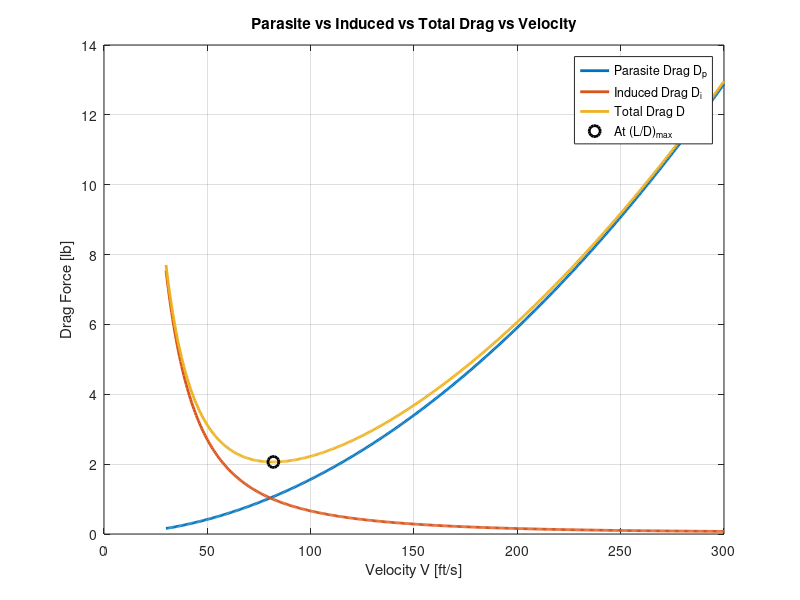
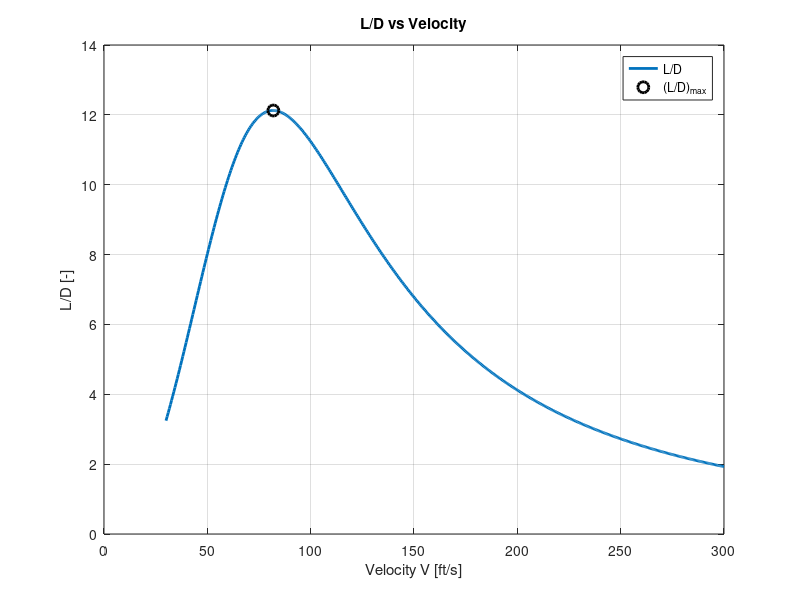

The MATLAB source for these figures, in order: (Note: this script raises an error after producing the figures.)
%% ========================================================================
clear 
clc 
clear all 
% 0) ATMOSPHERE (SEA LEVEL ASSUMPTION)
% ========================================================================
rho = 0.0023769;        % Air density at sea level [slug/ft^3]
mu  = 3.737e-7;         % Dynamic viscosity at sea level [slug/(ft*s)]
a   = 1116.45;          % Speed of sound at sea level [ft/s]

%% ========================================================================
% 1) AIRCRAFT INPUTS (EDIT THESE WHEN DESIGN CHANGES)
% ========================================================================

% -----------------------------
% Weight (used for drag sweep)
% -----------------------------
W   = 25;                     % Aircraft weight [lb] (update as weight estimate changes)

% -----------------------------
% Wing geometry (KNOWN)
% -----------------------------
Arw     = 7.4;                % Wing aspect ratio [-]
bw      = 5.617;              % Wing span [ft]
Sw      = 4.264931025;        % Wing planform area [ft^2]
lambdaw = 0.40;               % Wing taper ratio ct/cr [-]

% -----------------------------
% Horizontal tail geometry (KNOWN)
% -----------------------------
Sth      = 0.5331163781;      % Horizontal tail area [ft^2]
bth      = 1.460296378;       % Horizontal tail span [ft]
lambdath = 0.50;              % Tail taper ratio ct/cr [-]
Art      = 4.0;               % Tail aspect ratio [-] (given/assumed)

% -----------------------------
% Aero assumptions (EDIT AS NEEDED)
% -----------------------------
e        = 0.85;              % Oswald efficiency factor [-] (guess)
cla      = 5.73;              % 2D airfoil lift curve slope [1/rad] (CHECK units)
downwash = 0.25;              % Downwash gradient dε/dα [-]
it       = -1*pi/180;         % Tail incidence angle [rad] (initial guess)
Cmacw    = -0.05;             % Wing Cm about wing AC (approx from airfoil data)
tau      = 0.5;               % Elevator effectiveness τe [-] (guess) (used only if you later trim with δe)

% -----------------------------
% Layout / CG reference positions (from CG build-up)
% -----------------------------
x_wle    = 0.75;              % Wing LE station from nose [ft]
x_cg_str = 1.7147;            % Structural CG station from nose [ft]
x_cg_tot = 1.4103;            % CG with avionics station from nose [ft]
x_cg_0   = 1.5071;            % CG with payload+fuel station from nose [ft]

% -----------------------------
% Fuselage geometry (for drag)
% Given: 8in x 8in x 5ft box
% -----------------------------
L_fuse = 5.0;                 % Fuselage length [ft]
W_fuse = 8/12;                % Fuselage width [ft]
H_fuse = 8/12;                % Fuselage height [ft]

% Estimated fuselage wetted area [ft^2] (rectangular prism):
% Swet_f = 2(LW + LH + WH)
Swet_f = 2*(L_fuse*W_fuse + L_fuse*H_fuse + W_fuse*H_fuse);

% Equivalent "diameter" used in fuselage fineness ratio for Raymer form factor.
% For a square-ish fuselage, using width is a reasonable approximation.
d_fuse = W_fuse;              % [ft]

%% ========================================================================
% 2) PLANFORM GEOMETRY (ROOT, TIP, MAC) - WING + TAIL
% ========================================================================

% ---- Wing chords (trapezoid geometry) ----
Crw = (2*Sw)/(bw*(1 + lambdaw));                 % Wing root chord [ft]
Ctw = lambdaw * Crw;                             % Wing tip chord [ft]
Cw  = (2/3) * Crw * ((1 + lambdaw + lambdaw^2)/(1 + lambdaw));  % Wing MAC [ft]

% ---- Tail chords (trapezoid geometry) ----
Crth = (2*Sth)/(bth*(1 + lambdath));             % Tail root chord [ft]
Ctth = lambdath * Crth;                          % Tail tip chord [ft]
Cth  = (2/3) * Crth * ((1 + lambdath + lambdath^2)/(1 + lambdath)); % Tail MAC [ft]

fprintf("\n==================== GEOMETRY ====================\n");
fprintf("Wing:  Cr=%.4f ft, Ct=%.4f ft, MAC Cw=%.4f ft\n", Crw, Ctw, Cw);
fprintf("Tail:  Cr=%.4f ft, Ct=%.4f ft, MAC Cth=%.4f ft\n", Crth, Ctth, Cth);
fprintf("Fuse:  L=%.2f ft, W=%.3f ft, H=%.3f ft, Swet_f=%.3f ft^2\n", L_fuse, W_fuse, H_fuse, Swet_f);

%% ========================================================================
% 3) 3D LIFT CURVE SLOPES (FINITE WING CORRECTION)
% ========================================================================
% 3D lift slope formula:
% a = a0 / (1 + a0/(pi*e*AR))
aw = cla / (1 + (cla/(pi*e*Arw)));   % Wing 3D lift curve slope [1/rad]
at = cla / (1 + (cla/(pi*e*Art)));   % Tail 3D lift curve slope [1/rad]
%Just fyi effeicny factor is a guess 
fprintf("\n==================== LIFT SLOPES ====================\n");
fprintf("aw (wing 3D) = %.4f 1/rad\n", aw);
fprintf("at (tail 3D) = %.4f 1/rad\n", at);

%% ========================================================================
% 4) LONGITUDINAL REFERENCE LOCATIONS (MEASURED FROM WING LE)
% ========================================================================
% Wing aerodynamic center location (fraction of wing MAC)
hacw = 0.25;                      % Wing AC at 25% MAC (standard subsonic assumption)

% Wing AC from wing LE (dimensional)
x_ac_w_LE = hacw*Cw;              % [ft]

% Tail arm assumption:
% Lh is distance from wing AC to tail AC (design/layout choice)
% Here: assume Lh = 4*Cw (update once layout is finalized)
Lh = 4*Cw;                        % [ft] wing AC -> tail AC

% Tail AC from wing LE (dimensional)
x_ac_t_LE = x_ac_w_LE + Lh;       % [ft]

% Tail AC nondimensional from wing LE
h_ac_t = x_ac_t_LE / Cw;          % [-]

%% ========================================================================
% 5) NEUTRAL POINT (hn) + STATIC MARGIN (SM)
% ========================================================================
% Neutral point for wing + tail:
hn = (hacw + h_ac_t*((Sth/Sw)*(at/aw))*(1-downwash)) / (1 + (Sth/Sw)*(at/aw)*(1-downwash));

% CG locations nondimensional from wing LE:
hcg_str = (x_cg_str - x_wle)/Cw;
hcg_tot = (x_cg_tot - x_wle)/Cw;
hcg_0   = (x_cg_0   - x_wle)/Cw;

% Static margin: SM = hn - hcg (positive = stable)
SM_str = hn - hcg_str;
SM_tot = hn - hcg_tot;
SM_0   = hn - hcg_0;

fprintf("\n==================== STABILITY ====================\n");
fprintf("Neutral point hn = %.4f (fraction of MAC from wing LE)\n", hn);
fprintf("hcg_str = %.4f  --> SM_str = %.4f (%.1f%% MAC)\n", hcg_str, SM_str, 100*SM_str);
fprintf("hcg_tot = %.4f  --> SM_tot = %.4f (%.1f%% MAC)\n", hcg_tot, SM_tot, 100*SM_tot);
fprintf("hcg_0   = %.4f  --> SM_0   = %.4f (%.1f%% MAC)\n", hcg_0,   SM_0,   100*SM_0);

%% ========================================================================
% 6) TAIL ARM lt (CG -> TAIL AC) AND TAIL VOLUME VH
% ========================================================================
% Convert wing/tail AC to nose stations, then compute tail arm lt = x_tac - x_cg.
x_wac = x_wle + x_ac_w_LE;        % Wing AC station from nose [ft]
x_tac = x_wac + Lh;               % Tail AC station from nose [ft]

lt_str = x_tac - x_cg_str;        % Tail arm for structural CG [ft]
lt_tot = x_tac - x_cg_tot;        % Tail arm for avionics CG [ft]
lt_0   = x_tac - x_cg_0;          % Tail arm for payload+fuel CG [ft]

% Tail volume coefficient: VH = (St * lt) / (Sw * Cw)
VH_str = (Sth*lt_str)/(Sw*Cw);
VH_tot = (Sth*lt_tot)/(Sw*Cw);
VH_0   = (Sth*lt_0)  /(Sw*Cw);

fprintf("\n==================== TAIL VOLUME ====================\n");
fprintf("Tail AC station x_tac = %.4f ft\n", x_tac);
fprintf("lt_str = %.4f ft --> VH_str = %.4f\n", lt_str, VH_str);
fprintf("lt_tot = %.4f ft --> VH_tot = %.4f\n", lt_tot, VH_tot);
fprintf("lt_0   = %.4f ft --> VH_0   = %.4f\n", lt_0,   VH_0);

%% ========================================================================
% 7) LONGITUDINAL COEFFICIENTS (ALL OF THEM)
% ========================================================================

% Choose loading case for trim/stability calculations
VH  = VH_tot;        % Tail volume coefficient
hcg = hcg_tot;       % CG location (nondim from wing LE)

% Given/assumed
% downwash = dε/dα (we use 0.25 from Cessna-type data)
% Cmacw = wing Cm about wing AC (airfoil data)
% tau = elevator effectiveness (guess)

% --- Lift coefficients ---
CLalpha   = aw + at*(Sth/Sw)*(1 - downwash);   % dCL/dalpha (aircraft)
CL0       = -at*(Sth/Sw)*it;                   % CL at alpha = 0 (tail incidence)

% --- Moment coefficients (about CG) ---
Cmalpha   = -CLalpha*(hn - hcg);               % dCm/dalpha (stability)
Cm0       = Cmacw + VH*at*it;                  % Cm at alpha = 0

% --- Moment breakdown pieces (functions of alpha; compute later in sweep) ---
 %Cmcgw = Cmacw + aw*alpha*(hcg - hacw);        % wing moment about CG
 %Cmcgt = -(VH*at*(1-downwash))*alpha + at*VH*it; % tail moment about CG
 %Cmcg  = Cmcgw + Cmcgt;                        % total moment about CG

% --- Elevator trim equation (deltae is a function of CL) ---
% deltae = -((Cm0*CLalpha) + (Cmalpha*CL)) ./ ((CLalpha*Cmdeltae) - (Cmalpha*CLdeltae));
% Control derivatives (if/when you use elevator):
CLdeltae = at*(Sth/Sw)*tau;     % dCL/dδe (usually +)
Cmdeltae = -at*VH*tau;          % dCm/dδe (usually -)

% NOTE: To actually compute δe at a flight condition, you must define CL and use:
% deltae = -((Cm0*CLalpha) + (Cmalpha*CL)) / ((CLalpha*Cmdeltae) - (Cmalpha*CLdeltae));

%% ========================================================================
% 8) VELOCITY SWEEP (DRAG + L/D)  [THIS IS THE MAIN PERFORMANCE PART]
% ========================================================================
% We sweep velocity, compute required CL from L=W at each speed, then compute:
%   - Trim alpha and tail alpha_t from your linear model
%   - CDp from Raymer build-up (Re-dependent)
%   - CDi from induced drag using CLw and CLt
%   - Drag forces and L/D

% -----------------------------
% 8.1 Velocity range
% -----------------------------
V = linspace(30, 300, 500);      % [ft/s] (edit as desired)
q = 0.5*rho.*V.^2;               % Dynamic pressure [lb/ft^2]
M = V./a;                        % Mach number [-]

% -----------------------------
% 8.2 Required CL for level flight
% -----------------------------
CL = W ./ (q.*Sw);               % Total aircraft CL required for L=W

% -----------------------------
% 8.3 Solve for alpha, tail AoA, and CLw/CLt (same model you've been using)
% -----------------------------
alpha = CL ./ aw;          % wing-only alpha (rad)
alpha_t = (1 - downwash).*alpha + it;

CLw = aw .* alpha;
CLt = at .* alpha_t;

% -----------------------------
% 8.4 Reynolds numbers (for skin friction)
% -----------------------------
Re_w = rho.*V.*Cw   ./ mu;       % Re based on wing MAC
Re_t = rho.*V.*Cth  ./ mu;       % Re based on tail MAC
Re_f = rho.*V.*L_fuse ./ mu;     % Re based on fuselage length

% -----------------------------
% 8.5 Parasite drag build-up (Raymer style)
% -----------------------------
% Wetted areas (simple first-pass approximations)
Swet_w = 2*Sw;                   % wing wetted area ~ 2*planform
Swet_t = 2*Sth;                  % tail wetted area ~ 2*planform
% Swet_f already computed from box geometry

% Skin friction coefficients (Raymer Eq. style)
Cf_w = 0.455 ./ ((log10(Re_w)).^2.58 .* (1 + 0.144*M.^2).^0.65);
Cf_t = 0.455 ./ ((log10(Re_t)).^2.58 .* (1 + 0.144*M.^2).^0.65);
Cf_f = 0.455 ./ ((log10(Re_f)).^2.58 .* (1 + 0.144*M.^2).^0.65);

% Form factor settings (surface thickness effects, sweep effects)
tc  = 0.12;                      % thickness-to-chord ratio t/c [-] (guess)
xcm = 0.30;                      % location of max thickness x/c [-] (guess)
Lam = 0;                         % sweep at max thickness [rad] (0 for unswept)
K_surf = (1 + (0.6/xcm)*tc + 100*tc^4) .* (1.34*M.^0.18 .* (cos(Lam)).^0.28);

% Interference factors (how junctions increase drag)
Q_w = 1.0;                       % wing interference factor
Q_t = 1.05;                      % tail interference factor
Q_f = 1.0;                       % fuselage factor

% Fuselage form factor (Raymer smooth-body approximation)
f = L_fuse/d_fuse;               % fineness ratio
K_f = 0.9 + 5/f^1.5 + f/400;

% Misc drag (gaps, protuberances) and leakage/protuberance allowances
CD_misc = 0.002;
CD_LP   = 0.002;

% Total parasite drag coefficient CDp
CDp = ...
    K_surf.*Q_w.*Cf_w.*(Swet_w/Sw) + ...
    K_surf.*Q_t.*Cf_t.*(Swet_t/Sw) + ...
    K_f.*Q_f.*Cf_f.*(Swet_f/Sw) + ...
    CD_misc + CD_LP;

% -----------------------------
% 8.6 Induced drag (wing + tail)
% -----------------------------
CDi_w = (CLw.^2) ./ (pi*Arw*e);               % wing induced drag
CDi_t = (Sth/Sw) .* (CLt.^2) ./ (pi*Art*e);   % tail induced drag (scaled by St/Sw)

CDi_total = CDi_w + CDi_t;
CD_total  = CDp + CDi_total;

% -----------------------------
% 8.7 Forces and performance metrics
% -----------------------------
Dp = q .* Sw .* CDp;            % Parasite drag force [lb]
Di = q .* Sw .* CDi_total;      % Induced drag force [lb]
D  = q .* Sw .* CD_total;       % Total drag force [lb]

L  = q .* Sw .* CL;             % Lift force [lb] (should equal W)
LD = L ./ D;                    % Lift-to-drag ratio [-]

% Find (L/D)_max and corresponding velocity
[LDmax, idx] = max(LD);
V_LDmax = V(idx);

fprintf('\n==================== VELOCITY SWEEP RESULTS ====================\n');
fprintf('(L/D)max = %.3f\n', LDmax);
fprintf('V at (L/D)max = %.2f ft/s\n', V_LDmax);
fprintf('CL at (L/D)max = %.3f\n', CL(idx));
fprintf('CDp at (L/D)max = %.4f,  CDi_total at (L/D)max = %.4f\n', CDp(idx), CDi_total(idx));

%% ========================================================================
% 9) PLOTS (DRAG COMPONENTS AND L/D)
% ========================================================================

figure;
plot(V, Dp, 'LineWidth', 2); hold on;
plot(V, Di, 'LineWidth', 2);
plot(V, D,  'LineWidth', 2);
plot(V_LDmax, D(idx), 'ko', 'MarkerSize', 8, 'LineWidth', 2);
grid on;
xlabel('Velocity V [ft/s]');
ylabel('Drag Force [lb]');
title('Parasite vs Induced vs Total Drag vs Velocity');
legend('Parasite Drag D_p','Induced Drag D_i','Total Drag D','At (L/D)_{max}','Location','best');

figure;
plot(V, LD, 'LineWidth', 2); hold on;
plot(V_LDmax, LDmax, 'ko', 'MarkerSize', 8, 'LineWidth', 2);
grid on;
xlabel('Velocity V [ft/s]');
ylabel('L/D [-]');
title('L/D vs Velocity');
legend('L/D','(L/D)_{max}','Location','best');

%% ========================================================================
% 10) TABLE OUTPUT (TEAM-FRIENDLY)
% ========================================================================
% This table is useful for copying into reports or checking values at a speed.
alpha_deg   = rad2deg(alpha);
alpha_t_deg = rad2deg(alpha_t);
T = table(V(:), CL(:), alpha_deg(:), alpha_t_deg(:), CLw(:), CLt(:), ...
          CDp(:), CDi_w(:), CDi_t(:), CD_total(:), ...
          Dp(:), Di(:), D(:), LD(:), ...
          Re_w(:), Re_t(:), Re_f(:), ...
          'VariableNames', ...
          {'V_ft_s','CL','alpha_deg','alpha_t_deg','CLw','CLt', ...
           'CDp','CDi_w','CDi_t','CD_total', ...
           'Dp_lb','Di_lb','D_lb','L_over_D', ...
           'Re_w','Re_t','Re_f'});

disp(T);

% ============================ END SCRIPT =================================